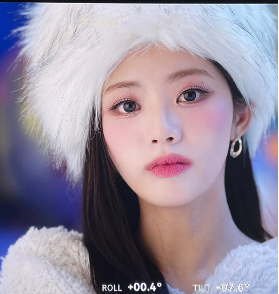
#> input picture 02_OpenCV/images/park.png, 279 x 294 px
$ python Hap.py
#> lines starting #> are read from the running program, lines starting #| are printed output that depends on the picture; after the words box and inside, x2 and y2 are one past the last pixel; in counts of white or black regions, pixels touching at a corner belong together
import cv2
import numpy as np
import sys

# 글로벌 변수 선언 (콜백 함수에서 접근하기 위함)
src_color = None
src_gray = None

# 1. 이진화(Threshold) 트랙바 콜백 함수
def on_threshold_trackbar(val):
    _, dst = cv2.threshold(src_gray, val, 255, cv2.THRESH_BINARY)
    cv2.imshow("Binary Image", dst)

# 2. 가우시안 블러(Gaussian Blur) 트랙바 콜백 함수
def on_blur_trackbar(val):
    ksize = val
    if ksize < 1:
        ksize = 1
    elif ksize % 2 == 0:
        ksize += 1

    dst = cv2.GaussianBlur(src_color, (ksize, ksize), 0)
    cv2.imshow("Gaussian Blur", dst)

# 3. 샤프닝(Sharpening) 트랙바 콜백 함수
def on_trackbar_sharpen(val):
    alpha = val
    kernel = np.array([[ 0,      -alpha,      0],
                       [-alpha, 1 + 4*alpha, -alpha],
                       [ 0,      -alpha,      0]], dtype=np.float32)

    dst = cv2.filter2D(src_color, -1, kernel)
    cv2.imshow("Sharpening Image", dst)

# 메인 실행부
if __name__ == "__main__":
    # 이미지 경로 설정
    image_path = "./images/park.png"

    # 컬러 및 흑백 이미지 읽기
    src_color = cv2.imread(image_path)
#> src_color is the input picture: shape (294, 279, 3); mean B, G, R 158.3, 142.5, 152
    src_gray = cv2.imread(image_path, cv2.IMREAD_GRAYSCALE)
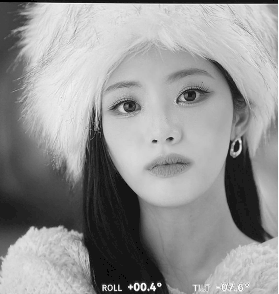
#> src_gray: shape (294, 279); min 0, max 255, mean 148.1

    if src_color is None or src_gray is None:
        print("이미지를 찾을 수 없습니다. 경로를 확인해 주세요.")
        sys.exit()

    # 원본 이미지 출력 (비교용)
    cv2.imshow("Original Image (Color)", src_color)

    # 트랙바를 붙일 창 미리 생성
    cv2.namedWindow("Binary Image")
    cv2.namedWindow("Gaussian Blur")
    cv2.namedWindow("Sharpening Image")

    # 트랙바 생성 (이름, 창 이름, 초기값, 최대값, 콜백 함수)
    cv2.createTrackbar("Threshold", "Binary Image", 128, 255, on_threshold_trackbar)
    cv2.createTrackbar("Kernel Size", "Gaussian Blur", 1, 60, on_blur_trackbar)
    cv2.createTrackbar("Strength", "Sharpening Image", 1, 10, on_trackbar_sharpen)

    # 프로그램 실행 시 초기 화면을 보여주기 위해 강제 호출
    on_threshold_trackbar(128)
#> in on_threshold_trackbar, `_, dst = cv2.threshold(src_gray, val, 255, cv2.THRESH_BINARY)`:
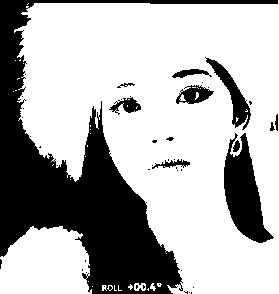
#> dst: shape (294, 279); 69% white; 45 black regions (33 under 20 px), largest, box (x1, y1, x2, y2) and area: (0, 0, 278, 294) 20434, (224, 133, 274, 243) 2799, (205, 57, 251, 130) 881
    on_blur_trackbar(1)
    on_trackbar_sharpen(1)
#> in on_trackbar_sharpen, `dst = cv2.filter2D(src_color, -1, kernel)`:
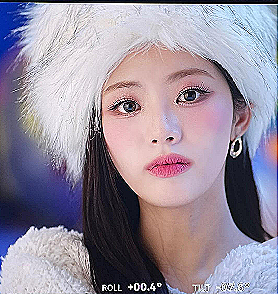
#> dst: shape (294, 279, 3); mean B, G, R 157.4, 141.9, 151.3

    # 키 입력 대기 (아무 키나 누르면 종료) 및 창 닫기
    cv2.waitKey(0)
    cv2.destroyAllWindows()
